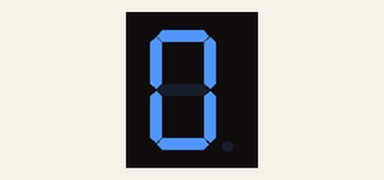
Bench run of a sketch on a simulated Arduino Uno, built with avr-gcc and run on an emulated ATmega328P. Shown: 1-digit seven-segment display. Wiring (inferred from the names in the program): 1-digit 7-segment display, segments lit when HIGH: segments pin 2, pin 3, pin 4, pin 5, pin 6, pin 7, pin 8, pin 9. The segment pins are drawn as the display they are named for.

Above: at 0.1 s.
At 1.1 s:
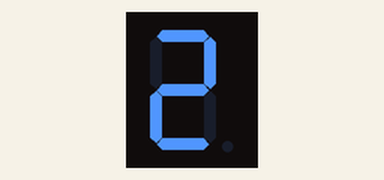
At 2.6 s:
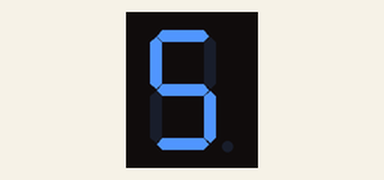
At 5.1 s:
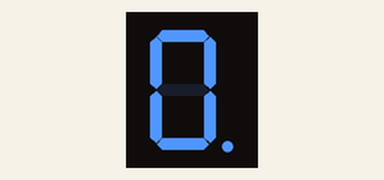
At 7.6 s:
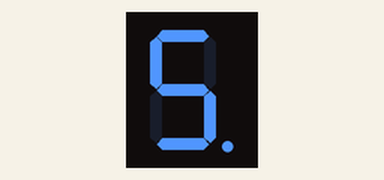
At 10.6 s:
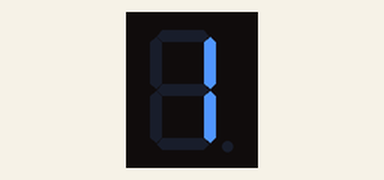

The sketch:

7digit-counter.ino
```cpp
const int pinA = 2;
const int pinB = 3;
const int pinC = 4;
const int pinD = 5;
const int pinE = 6;
const int pinF = 7;
const int pinG = 8;
const int pinDP = 9;
#define segSize 8
int index = 0;
byte state = 0;
byte stateDP = 0;
int i;
const int noOfDigits = 10;
const byte segments[segSize] = {pinA, pinB, pinC, pinD, pinE, pinF, pinG, pinDP};
const byte digitMatrix[noOfDigits][segSize - 1] = {
// a  b  c  d  e  f  g
  {1, 1, 1, 1, 1, 1, 0}, // 0
  {0, 1, 1, 0, 0, 0, 0}, // 1
  {1, 1, 0, 1, 1, 0, 1}, // 2
  {1, 1, 1, 1, 0, 0, 1}, // 3
  {0, 1, 1, 0, 0, 1, 1}, // 4
  {1, 0, 1, 1, 0, 1, 1}, // 5
  {1, 0, 1, 1, 1, 1, 1}, // 6
  {1, 1, 1, 0, 0, 0, 0}, // 7
  {1, 1, 1, 1, 1, 1, 1}, // 8
  {1, 1, 1, 1, 0, 1, 1}  // 9
};


void displayFunction(int digit) {
  for(i = 0; i < segSize - 1; i++) {
    digitalWrite(segments[i], digitMatrix[digit][i]);
  }
  digitalWrite(segments[segSize - 1], stateDP);
}

void setup() {
  for(i = 0; i < segSize; i++) {
     pinMode(segments[i], OUTPUT);
  }
}

void loop() {
  displayFunction(index);
  index++;
  delay(500);
  if(index == noOfDigits) {
    stateDP = !stateDP;
    index = 0;
  }
}
```

Measured:
- by itself, everything shown: repeats every 10.0 s, in 20 steps
- what the display in image 1 shows lasts 0.5 s, from 1.0 s to 1.5 s
